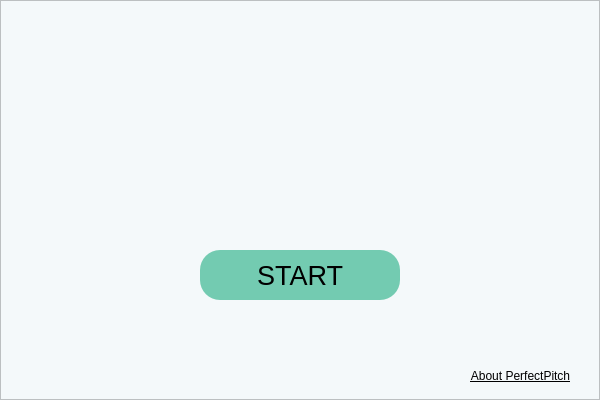
<?xml version="1.0" encoding="UTF-8"?>
<ui version="4.0">
 <class>initialWindow</class>
 <widget class="QMainWindow" name="initialWindow">
  <property name="geometry">
   <rect>
    <x>0</x>
    <y>0</y>
    <width>600</width>
    <height>400</height>
   </rect>
  </property>
  <property name="windowTitle">
   <string>MainWindow</string>
  </property>
  <property name="styleSheet">
   <string notr="true">background-color: rgb(244, 249, 250);</string>
  </property>
  <widget class="QWidget" name="centralwidget">
   <widget class="QFrame" name="initialwindow_frame">
    <property name="geometry">
     <rect>
      <x>0</x>
      <y>0</y>
      <width>600</width>
      <height>400</height>
     </rect>
    </property>
    <property name="font">
     <font>
      <family>Arial</family>
      <underline>true</underline>
     </font>
    </property>
    <property name="styleSheet">
     <string notr="true">background-color: rgb(244, 249, 250);</string>
    </property>
    <property name="frameShape">
     <enum>QFrame::StyledPanel</enum>
    </property>
    <property name="frameShadow">
     <enum>QFrame::Raised</enum>
    </property>
    <widget class="QLabel" name="logo">
     <property name="geometry">
      <rect>
       <x>200</x>
       <y>50</y>
       <width>201</width>
       <height>200</height>
      </rect>
     </property>
     <property name="text">
      <string/>
     </property>
     <property name="pixmap">
      <pixmap>../images/icon_whiteBackground.png</pixmap>
     </property>
     <property name="scaledContents">
      <bool>true</bool>
     </property>
    </widget>
    <widget class="QPushButton" name="startButton">
     <property name="geometry">
      <rect>
       <x>200</x>
       <y>250</y>
       <width>200</width>
       <height>50</height>
      </rect>
     </property>
     <property name="font">
      <font>
       <family>Arial</family>
       <pointsize>20</pointsize>
       <italic>false</italic>
       <bold>false</bold>
      </font>
     </property>
     <property name="styleSheet">
      <string notr="true">font: 20pt &quot;Arial&quot;;
background-color: rgb(115, 203, 177);
background: qradialgradient(
    cx: 0.3, cy: -0.4, fx: 0.3, fy: -0.4,
    radius: 1.35, stop: 0 #d2f2eb, stop: 1 #d2f2eb
);

border-radius: 20px;
</string>
     </property>
     <property name="text">
      <string>START</string>
     </property>
    </widget>
    <widget class="QPushButton" name="aboutButton">
     <property name="geometry">
      <rect>
       <x>450</x>
       <y>360</y>
       <width>141</width>
       <height>32</height>
      </rect>
     </property>
     <property name="font">
      <font>
       <family>Arial</family>
       <underline>true</underline>
      </font>
     </property>
     <property name="styleSheet">
      <string notr="true">background-color: rgb(244, 249, 250);
border: none;
color: black;</string>
     </property>
     <property name="text">
      <string>About PerfectPitch</string>
     </property>
    </widget>
   </widget>
  </widget>
 </widget>
 <resources/>
 <connections/>
</ui>
